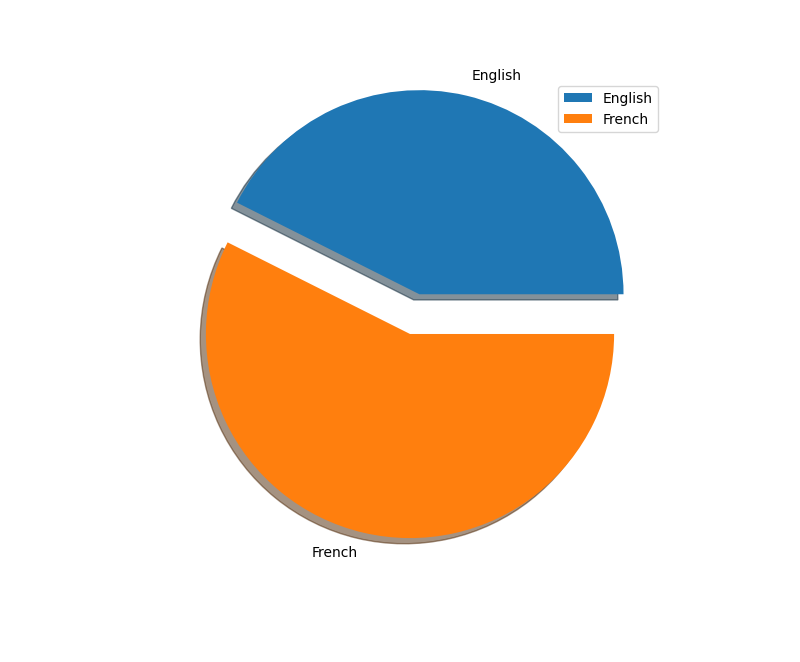

Here is the Python script that generated this plot:
import pandas as pd
import matplotlib.pyplot as plt

file = r"C:\Users\Bildad Otieno\Documents\Billy_Repo\Translation_Mod\Eng-Fre.csv"
df = pd.read_csv(file)

Eng, Fre = df["English words/sentences"], df["French words/sentences"]

unique_Eng = Eng.nunique()
unique_Fre = Fre.nunique()
fig = plt.figure(figsize=(8,8))
ax1 = fig.add_subplot(1,1,1)
myexplode = [.2,0]
ax1.pie([unique_Eng, unique_Fre], explode=myexplode, shadow = True, labels=['English', 'French'])

plt.legend()
plt.show()
